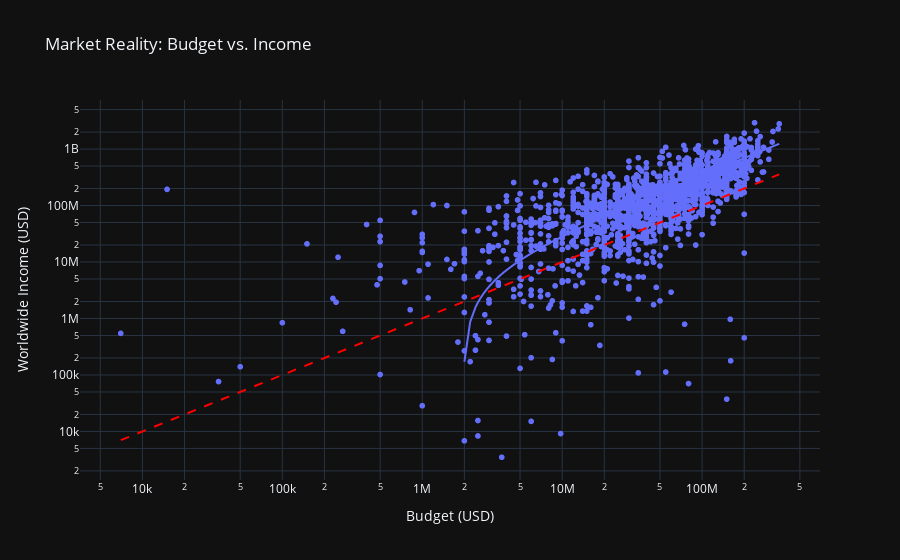

Notebook code cell kept with this figure:
### Markdown cell above
Data Visualization using Scatter Plot

### Code cell
# Create the scatter plot
fig = px.scatter(
    df_clean, 
    x="Budget", 
    y="Income",
    hover_name="Title",        # Shows the movie name when you hover
    log_x=True,                # Spreads out the low-budget movies
    log_y=True,                # Spreads out the low-income movies
    trendline="ols",           # Adds a 'Line of Best Fit' to see the correlation
    title="Market Reality: Budget vs. Income",
    labels={"Budget": "Budget (USD)", "Income": "Worldwide Income (USD)"},
    template="plotly_dark"     # 'plotly_dark' or 'plotly_white' 
)

# This helps the eye immediately see who is above/below the profit line
fig.add_shape(
    type='line', line=dict(dash='dash', color="red", width=2),
    x0=df_clean['Budget'].min(), y0=df_clean['Budget'].min(),
    x1=df_clean['Budget'].max(), y1=df_clean['Budget'].max()
)

fig.show()

### Figure 1 — Plotly figure (JSON) as saved in the notebook; plotly's stock layout.template omitted (floating-point values rounded to 4 significant figures; data arrays with more than 128 entries replaced by an {"elided": "..."} marker saying what was removed)
{"data": [{"hovertemplate": "<b>%{hovertext}</b><br><br>Budget (USD)=%{x}<br>Worldwide Income (USD)=%{y}<extra></extra>", "hovertext": {"elided": "1584 str values"}, "legendgroup": "", "marker": {"color": "#636efa", "symbol": "circle"}, "mode": "markers", "name": "", "showlegend": false, "type": "scattergl", "x": {"elided": "1584 float values"}, "xaxis": "x", "y": {"elided": "1584 float values"}, "yaxis": "y"}, {"hovertemplate": "<b>OLS trendline</b><br>Income = 3.50132 * Budget + -6.83137e+06<br>R<sup>2</sup>=0.543271<br><br>Budget (USD)=%{x}<br>Worldwide Income (USD)=%{y} <b>(trend)</b><extra></extra>", "legendgroup": "", "marker": {"color": "#636efa", "symbol": "circle"}, "mode": "lines", "name": "", "showlegend": false, "type": "scattergl", "x": {"elided": "1584 float values"}, "xaxis": "x", "y": {"elided": "1584 float values"}, "yaxis": "y"}], "layout": {"legend": {"tracegroupgap": 0}, "shapes": [{"line": {"color": "red", "dash": "dash", "width": 2}, "type": "line", "x0": 7000, "x1": 356000000, "y0": 7000, "y1": 356000000}], "title": {"text": "Market Reality: Budget vs. Income"}, "xaxis": {"anchor": "y", "domain": [0, 1], "title": {"text": "Budget (USD)"}, "type": "log"}, "yaxis": {"anchor": "x", "domain": [0, 1], "title": {"text": "Worldwide Income (USD)"}, "type": "log"}}}
